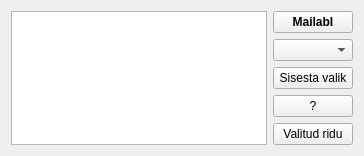
           <widget class="QWidget" name="tab">
            <attribute name="title">
             <string>Servituut</string>
            </attribute>
            <layout class="QGridLayout" name="gridLayout_10">
             <item row="5" column="1">
              <widget class="QPushButton" name="pbTesting">
               <property name="text">
                <string>?</string>
               </property>
              </widget>
             </item>
             <item row="2" column="0" rowspan="5">
              <widget class="QTableWidget" name="tbServituut">
               <property name="alternatingRowColors">
                <bool>true</bool>
               </property>
               <property name="selectionBehavior">
                <enum>QAbstractItemView::SelectRows</enum>
               </property>
              </widget>
             </item>
             <item row="6" column="1">
              <widget class="QPushButton" name="pbCountSelectedRows">
               <property name="text">
                <string>Valitud ridu</string>
               </property>
              </widget>
             </item>
             <item row="2" column="1">
              <widget class="QPushButton" name="pbMailabl">
               <property name="sizePolicy">
                <sizepolicy hsizetype="Fixed" vsizetype="Fixed">
                 <horstretch>0</horstretch>
                 <verstretch>0</verstretch>
                </sizepolicy>
               </property>
               <property name="font">
                <font>
                 <weight>75</weight>
                 <bold>true</bold>
                </font>
               </property>
               <property name="text">
                <string>Mailabl</string>
               </property>
              </widget>
             </item>
             <item row="4" column="1">
              <widget class="QPushButton" name="pbAddServituutType">
               <property name="text">
                <string>Sisesta valik</string>
               </property>
              </widget>
             </item>
             <item row="3" column="1">
              <widget class="QComboBox" name="cmbValik"/>
             </item>
            </layout>
           </widget>
